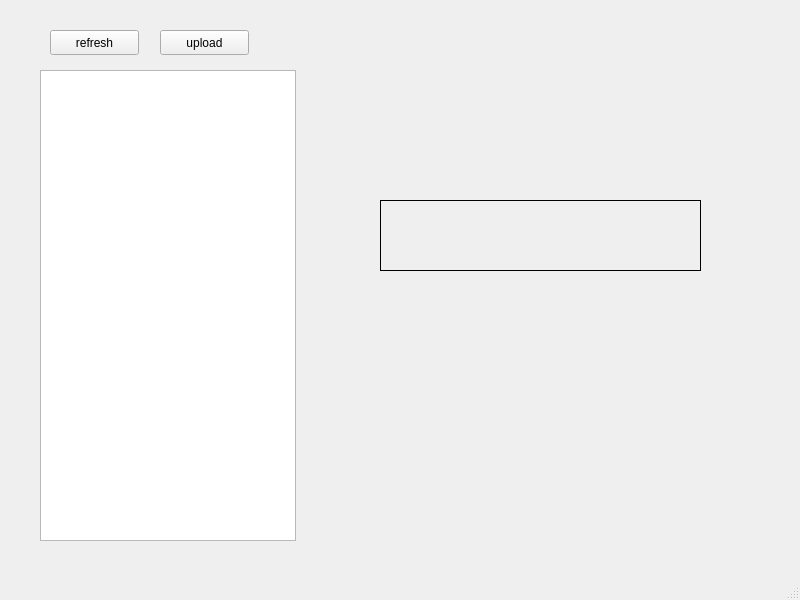
<?xml version="1.0" encoding="UTF-8"?>
<ui version="4.0">
 <class>RcsClient</class>
 <widget class="QMainWindow" name="RcsClient">
  <property name="geometry">
   <rect>
    <x>0</x>
    <y>0</y>
    <width>800</width>
    <height>600</height>
   </rect>
  </property>
  <property name="windowTitle">
   <string>RcsClient</string>
  </property>
  <widget class="QWidget" name="centralwidget">
   <widget class="QPushButton" name="btn_upload">
    <property name="geometry">
     <rect>
      <x>160</x>
      <y>30</y>
      <width>89</width>
      <height>25</height>
     </rect>
    </property>
    <property name="text">
     <string>upload</string>
    </property>
   </widget>
   <widget class="QListView" name="lv_results">
    <property name="geometry">
     <rect>
      <x>40</x>
      <y>70</y>
      <width>256</width>
      <height>471</height>
     </rect>
    </property>
   </widget>
   <widget class="QPushButton" name="btn_refresh">
    <property name="geometry">
     <rect>
      <x>50</x>
      <y>30</y>
      <width>89</width>
      <height>25</height>
     </rect>
    </property>
    <property name="text">
     <string>refresh</string>
    </property>
   </widget>
   <widget class="QLabel" name="lb_winner">
    <property name="geometry">
     <rect>
      <x>380</x>
      <y>200</y>
      <width>321</width>
      <height>71</height>
     </rect>
    </property>
    <property name="frameShape">
     <enum>QFrame::Box</enum>
    </property>
    <property name="text">
     <string/>
    </property>
   </widget>
  </widget>
  <widget class="QMenuBar" name="menubar">
   <property name="geometry">
    <rect>
     <x>0</x>
     <y>0</y>
     <width>800</width>
     <height>22</height>
    </rect>
   </property>
  </widget>
  <widget class="QStatusBar" name="statusbar"/>
 </widget>
 <resources/>
 <connections/>
</ui>
